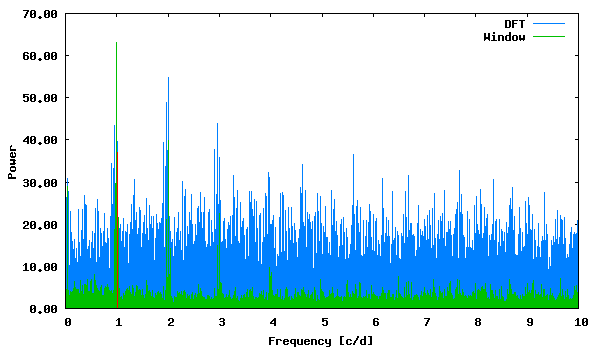

gnuplot code for this plot:
set term png size 600,350 medium
set colors classic
set output "phase_lc_14.deeming.png"
set xlabel "Frequency [c/d]"
set ylabel "Power"
set format y "%5.2f"
plot "deeming.periodogram" using 1:2 with lines linecolor 3 title "DFT", "deeming.periodogram" using 1:3 with lines linecolor 2 title "Window", "<echo '1.011108 37.03860181'" with impulses linecolor 1 title ""
 
